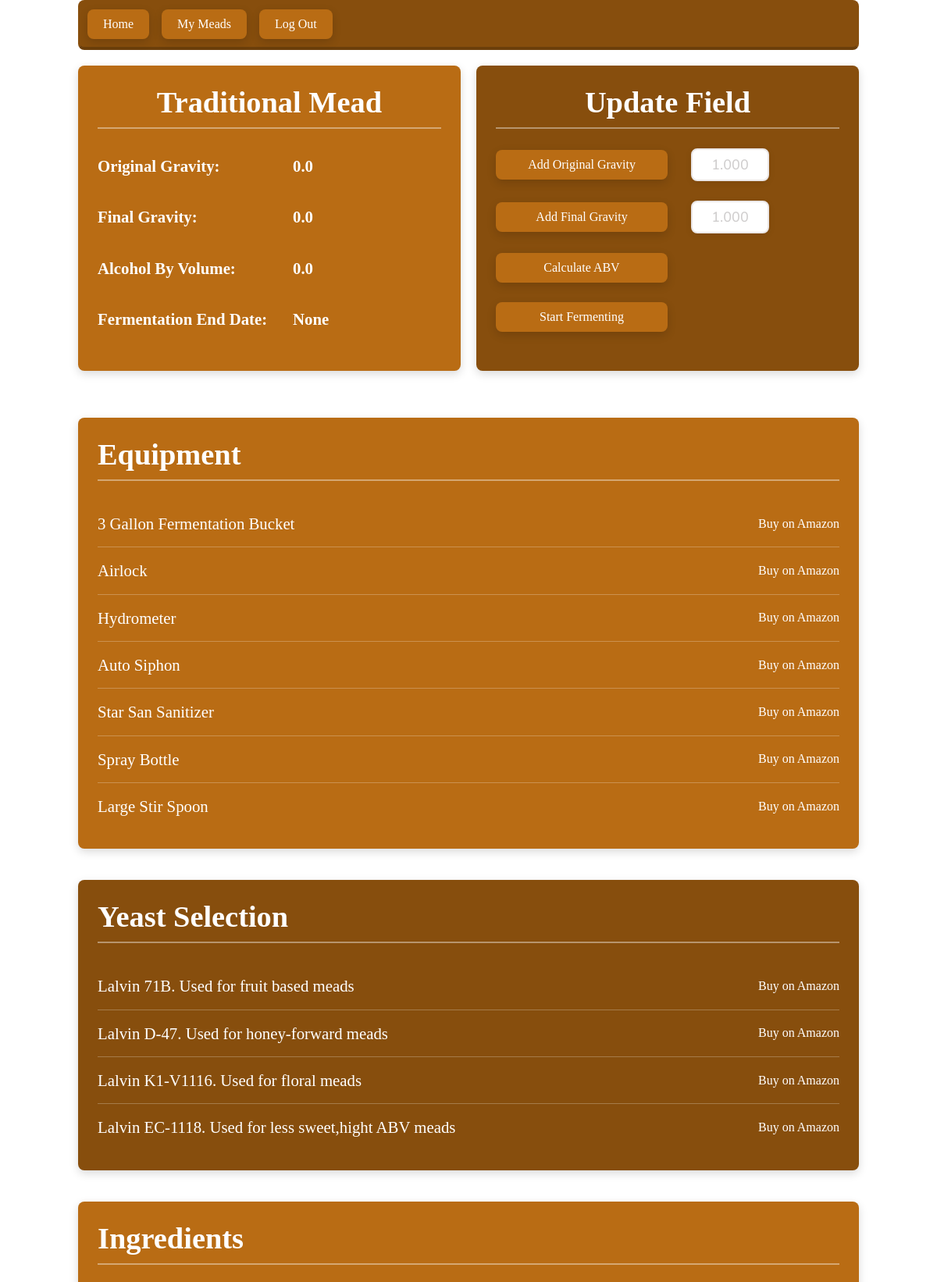
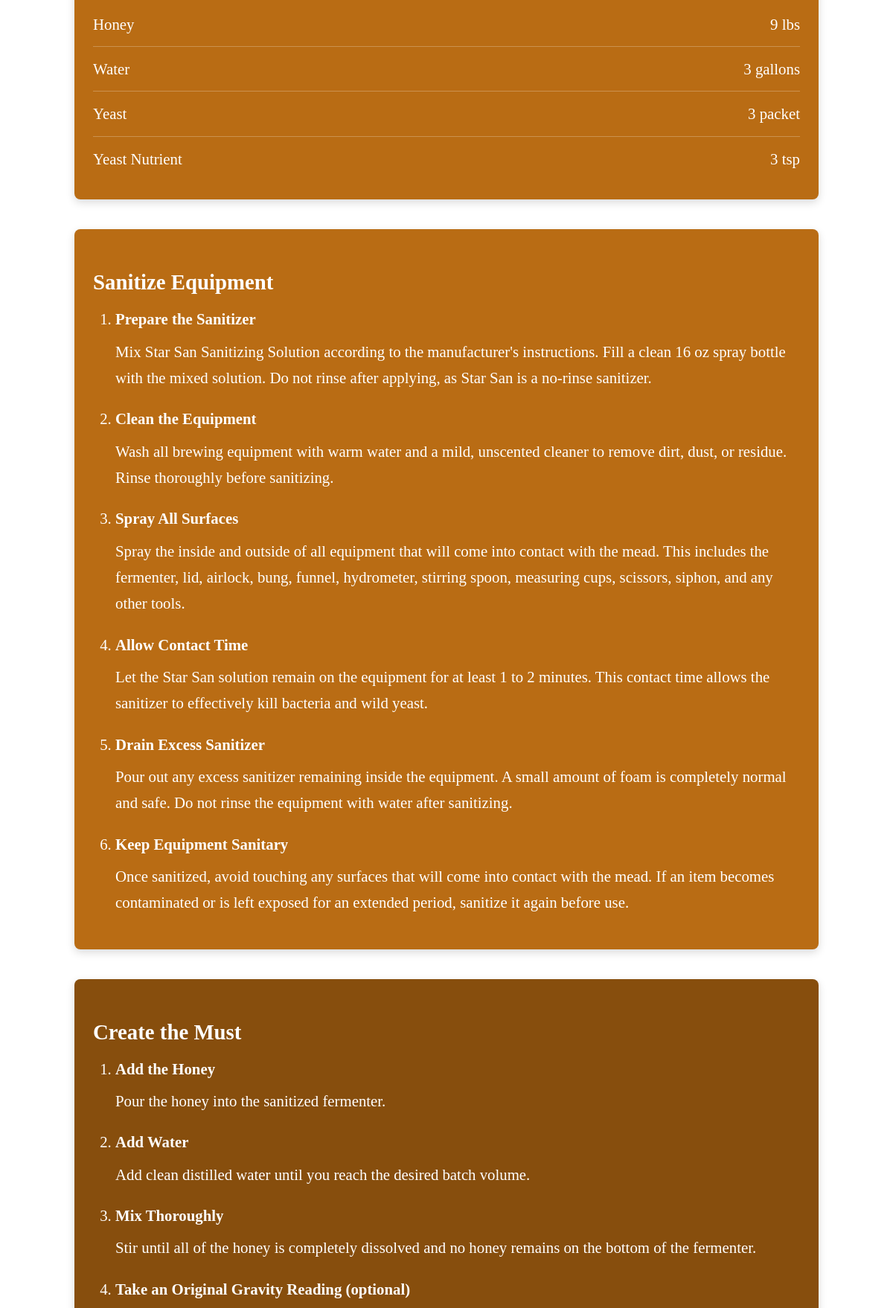
/mead/35/ (signed in, upper part), run on the app's committed database (2 pictures, top to bottom).
### recipes/models.py (models this page shows, shortened)
class Mead(models.Model):
    GALLON_CHOICES = [
        (1, "1 Gallon"),
        (3, "3 Gallons"),
        (5, "5 Gallons"),
    ]
    user = models.ForeignKey(
        settings.AUTH_USER_MODEL,
        on_delete=models.CASCADE,
        related_name="meads"
    )
    name = models.CharField(default="Mead",max_length=50)
    equipment = models.JSONField(default=dict)
    ingredients = models.JSONField(default=dict)
    instructions = models.JSONField(default=dict)
    gallons = models.IntegerField(
        choices=GALLON_CHOICES,
        default=1
    )
    original_gravity = models.FloatField(default=0)
    final_gravity = models.FloatField(default=0)
    alcohol_by_volume = models.FloatField(default=0)
    fermentation_end_date = models.DateField(null=True, blank=True)

### recipes/views.py (the view, shortened to what this page needs)
class MeadDetailView(LoginRequiredMixin, DetailView):
    model = Mead
    template_name = "mead/detail.html"
    context_object_name = "mead"
    def get_queryset(self):
        return Mead.objects.filter(user=self.request.user)

### templates/mead/detail.html (shortened to what this page needs)
{% extends "base.html" %}
{%load static%}
{% block content %}
<div class="section flex">
    <div class="half-section mead-section padding-1">
        <h2 class="center">{{ mead.name }} Mead</h2>
        <h3 class="stat-row">
            <span class="stat-label">Original Gravity:</span>
            <span id="OriginalGravity">{{ mead.original_gravity }}</span>
        </h3>
        <h3 class="stat-row">
            <span class="stat-label">Final Gravity:</span>
            <span id="FinalGravity">{{ mead.final_gravity }}</span>
        </h3>
        <h3 class="stat-row">
            <span class="stat-label">Alcohol By Volume:</span>
            <span id="ABV">{{ mead.alcohol_by_volume }}</span>
        </h3>
        <h3 class="stat-row">
            <span class="stat-label">Fermentation End Date:</span>
            <span id="FermentationEndDate">{{ mead.fermentation_end_date }}</span>
        </h3>
    </div>
    <div class="half-section mead-section padding-1">
        <h2 class="center">Update Field</h2>
        <div class="stat-row">
            <button
                class="mead-button stat-label"
                id="AddOriginalGravityBtn"
                type="button"
                onclick="update_original_gravity()">
                Add Original Gravity
            </button>
            <input
                type="number"
                id="original_gravity"
                step="0.001"
                min="0"
                placeholder="1.000"
            >
        </div>
        <div class="stat-row">
            <button
                class="mead-button stat-label"
                id="AddFinalGravityBtn"
                type="button"
                onclick="update_final_gravity()">
                Add Final Gravity
            </button>
            <input
                type="number"
                id="final_gravity"
                step="0.001"
                min="0"
                placeholder="1.000"
            >
        </div>
        <div class="stat-row">
            <button
                class="mead-button stat-label"
                onclick="calc_abv()">
                Calculate ABV
            </button>
        </div>
        <div class="stat-row">
            <button
                class="mead-button stat-label"
                onclick="start_fermentation()">
                Start Fermenting
            </button>
        </div>
    </div>
</div>
<div class="section">
<section class="mead-section">
    <h2>Equipment</h2>
    {% for name, url in mead.equipment.items %}
    <div class="equipment">
            <span>{{ name|title }}</span>
            <a href="{{ url }}" target="_blank" rel="noopener noreferrer">
                Buy on Amazon
            </a>
        </div>
    {% endfor %}
</section>
<section class="mead-section">
        <h2>Yeast Selection</h2>
        <div class="equipment">
            <span>Lalvin 71B. Used for fruit based meads</span>
            <a href="https://www.amazon.com/Craft-Brew-Ingredients-Fermenting-Supplies/dp/B0C32N4LR7/ref=sr_1_8?crid=1GRCKOAPQPZLK&dib=eyJ2IjoiMSJ9.wspnemROuWEZN65HccSgtDk7KT6BkNDS3BAcCvFfhWrENuNzMwjUEEqFOWxb2bY6qvoHe12MfrkciJRBapOaHN4uTB1u6tvk60-cqnN7fVyW_WjNIegkVVv6IX00A6vbwXeGL5E1Eduucrgve6WIG-LNLSL9Zn8QqPtWdMbGaTTaT-PkNpicbZHU7Y9_HSnp.-rB3V9Pie1Zx2xgwlIdBFTehrYQ2mnh_srjP8y14C3E&dib_tag=se&keywords=lavin+71b&qid=1786948280&sprefix=lavin+71b%2Caps%2C153&sr=8-8"
            target="_blank"
            rel="noopener noreferrer">
                Buy on Amazon
            </a>
        </div>
        <div class="equipment">
            <span>Lalvin D-47. Used for honey-forward meads</span>
            <a
            href="https://www.amazon.com/Lalvin-Yeast-Homebrew-Making-4-5L-23L/dp/B01CA5R96U/ref=sxin_18_pa_sp_search_thematic_sspa?content-id=amzn1.sym.8eb671a2-a903-4c3a-b962-ebb867a4f8f8%3Aamzn1.sym.8eb671a2-a903-4c3a-b962-ebb867a4f8f8&crid=3KURWF9KKLF9Z&cv_ct_cx=lalvin%2Bd47&keywords=lalvin%2Bd47&pd_rd_i=B01CA5R96U&pd_rd_r=50e5c3a0-938b-495d-9ef5-734e11a9f206&pd_rd_w=c7khX&pd_rd_wg=UrIDK&pf_rd_p=8eb671a2-a903-4c3a-b962-ebb867a4f8f8&pf_rd_r=NJQ2C60V04NXK17C3XN6&qid=1786948555&sbo=RZvfv%2F%2FHxDF%2BO5021pAnSA%3D%3D&sprefix=lavin%2Bd47%2Caps%2C217&sr=1-4-6024b2a3-78e4-4fed-8fed-e1613be3bcce-spons&aref=h5yncGvnPT&sp_csd=d2lkZ2V0TmFtZT1zcF9zZWFyY2hfdGhlbWF0aWM&th=1"
            target="_blank"
            rel="noopener noreferrer">
                Buy on Amazon
            </a>
        </div>
        <div class="equipment">
            <span>Lalvin K1-V1116. Used for floral meads</span>
            <a
            href="https://www.amazon.com/Craft-Brew-Traditional-Ingredients-Fermenting/dp/B0C32CCYZ8/ref=sr_1_7?crid=33BYNWR1J21NY&dib=eyJ2IjoiMSJ9.k-OTOnBig08xV0EX2eX3yxRIarPQRQ78KLyMhLCpnfGyP3AYSbb6g6CsoncxMG0gJhwgIKqmy9jJdOrBVKsEdu52AFiin-pp8slBL4uune2WrY_SDIdhGutcRTLeWev1Y0oxct8zaO9VdW_C8vuRk5qiwrciX2TW2D2FwSS-4Fxa1_Emccg9depyJy61n0fkzIDN1vExOtHLH6zOYZI0j7BUw9cqfcJZeEZJN51q7-bfpPNFzpwRBBzJtYhHbFVy0leEqEidLG-zOTaya-alffcAwE5uaXlt3bV81EXjH90.QNHtP2DpS0nZ2_EpT_oB4cZ-trJBdXaSRz4JJzUULOQ&dib_tag=se&keywords=lalvin%2Bk1-v1116&qid=1786948849&sprefix=lalvin%2Bk1-v1116%2Caps%2C229&sr=8-7&th=1"
            target="_blank"
            rel="noopener noreferrer">
                Buy on Amazon
            </a>
        </div>
        <div class="equipment">
            <span>Lalvin EC-1118. Used for less sweet,hight ABV meads</span>
            <a
            href="https://www.amazon.com/Lalvin-EC-1118-Wine-Yeast-Pack/dp/B0BG3GV69Q/ref=sr_1_4_sspa?crid=1VL0VL02ED6R8&dib=eyJ2IjoiMSJ9.NBw5EACE8UZtCk1bUYciyimgGKpdkUGaMW09wOaKc9Jdi3JicHmLjqBAgZTL1cFK9Iwi3edlKXCGhHkbD5WBrzCL5QVAHzXvne-6gjhiTcCHmlgi0gm60IiNeXE6Ps6owPO9xwCwEjPkn1VUwl8ScnFpfrlobnmdhQmfyKOa97O3p0dqyY8InLZN8d9dSaF_h9SBIOXpr7Yc5ME9bxtjivZSWv-BRjBTNTUbJ90gaUSf_9Pg_wrEChf-4wOHpRfLQA3nLwUEeIsZwxdBAgj_NgjSjeyHgffbiEh9h0ofbTg.KvyO6jQpRFRWY4w2lOy0CopI46ezOgRCxx4evMk0G8U&dib_tag=se&keywords=Lalvin+EC-1118&qid=1786949334&rdc=1&sprefix=lalvin+ec-1118%2Caps%2C342&sr=8-4-spons&sp_csd=d2lkZ2V0TmFtZT1zcF9hdGY&psc=1"
            target="_blank"
            rel="noopener noreferrer">
                Buy on Amazon
            </a>
        </div>
</section>
<section class="mead-section">
        <h2>Ingredients</h2>
        {% for name, ingredient in mead.ingredients.items %}
            <div class="ingredient">
                <span>{{ name|title }}</span>
                <span>{{ ingredient.amount }} {{ ingredient.unit }}</span>
            </div>
        {% endfor %}
</section>
    <section>
        {% for section, steps in mead.instructions.items %}
        <div class="mead-section">
            <h3>{{ section }}</h3>
                <ol>
                    {% for title, instruction in steps.items %}
                        <li>
                            <strong>{{ title }}</strong>
                            <p>{{ instruction }}</p>
                        </li>
                    {% endfor %}
                </ol>
        </div>
        {% endfor %}
    </section>
</div>
{% endblock %}

### static/css/style.css (style rules this page uses)
* { margin: 0; padding: 0; box-sizing: border-box; }
body { -ms-overflow-style: none; }
.section { margin-top: 20px; margin-left: var(--width-1); margin-right: var(--width-1); gap: 20px; }
.half-section { flex:1; }
.center { justify-content: center; align-self: center; text-align: center; }
.flex { display: flex; flex-direction: row; }
.padding-1 { padding:var(--pading-1); }
.stat-row { display: flex; align-items: center; gap: 30px; margin-bottom: 25px; }
.stat-label { width: 220px; flex-shrink: 0; }
.mead-button { display: inline-block; padding: var(--pading-1) var(--padding-2); text-decoration: none; color: var(--color-1); font: inherit; border: none; outline: none; appearance: none; -webkit-appearance: none; background: var(--hero-primary); cursor: pointer; border-radius: var(--border-radius-1); box-shadow: 0 4px 12px rgba(0, 0, 0, 0.15); transition: box-shadow 0.2s ease, transform 0.2s ease, background-color 0.2s ease; }
.stat-row input[type="number"] { width: 100px; height: 42px; padding: 8px 12px; font-family: var(--font-primary); font-size: 18px; font-weight: 600; text-align: center; color: var(--color-4); background-color: var(--color-1); border: var(--border-size-1) solid var(--color-2); border-radius: var(--border-radius-1); outline: none; box-shadow: 0 2px 8px rgba(0, 0, 0, 0.08); transition: border-color 0.2s ease, box-shadow 0.2s ease, background-color 0.2s ease; }
.stat-row input[type="number"]::placeholder { color: var(--color-3); font-weight: 500; }
.stat-row input[type="number"] { -moz-appearance: textfield; }

### static/css/mead_info.css (style rules this page uses)
.mead-section { margin-bottom: 40px; padding: 25px; border-radius: var(--border-radius-1); box-shadow: 0 4px 12px rgba(0, 0, 0, 0.15); gap:20px; }
.mead-section:nth-of-type(1) { background-color: var(--hero-primary); }
.mead-section:nth-of-type(2) { background-color: var(--hero-dark); }
.mead-section:nth-of-type(3) { background-color: var(--hero-primary); }
.mead-section h2 { color: var(--color-1); font-size: 2.4rem; font-weight: 800; border-bottom: 2px solid rgba(255, 255, 255, 0.4); padding-bottom: 10px; margin-bottom: 25px; }
.mead-section h3 { color: var(--color-1); font-size: 1.8rem; font-weight: 700; margin: 30px 0 15px; }
.mead-section p, .mead-section li, .mead-section span { color: var(--color-1); font-size: 1.3rem; line-height: 1.7; }
.ingredient { display: flex; justify-content: space-between; align-items: center; padding: 12px 0; border-bottom: 1px solid rgba(255, 255, 255, 0.25); font-size: 1.2rem; }
.equipment { display: flex; justify-content: space-between; align-items: center; padding: 12px 0; border-bottom: 1px solid rgba(255, 255, 255, 0.25); font-size: 1.2rem; }
.equipment span { color: var(--color-1); }
.equipment a { color: var(--color-1); font-size: 1rem; text-decoration: none; transition: opacity 0.2s ease; }
.equipment:last-child { border-bottom: none; }
.ingredient:last-child { border-bottom: none; }
ol { padding-left: 30px; }
li { margin-bottom: 20px; font-size: 1.2rem; }
li p { margin: 8px 0 0; font-size: 1.15rem; line-height: 1.7; }

### data on the page
Mead: name "Traditional", original_gravity "0.0", final_gravity "0.0", alcohol_by_volume "0.0", fermentation_end_date "None"

### other printed values
{{ name|title }} "3 Gallon Fermentation Bucket" "Airlock" "Hydrometer" "Auto Siphon" "Star San Sanitizer" "Spray Bottle" "Large Stir Spoon"
{{ name|title }} "Honey" "Water" "Yeast" "Yeast Nutrient"
{{ ingredient.amount }} "9" "3" "3" "3"
{{ ingredient.unit }} "lbs" "gallons" "packet" "tsp"
{{ section }} "Sanitize Equipment" "Create the Must"
{{ title }} "Prepare the Sanitizer" "Clean the Equipment" "Spray All Surfaces" "Allow Contact Time" "Drain Excess Sanitizer" "Keep Equipment Sanitary" "Add the Honey" "Add Water" "Mix Thoroughly" "Take an Original Gravity Reading (optional)"
{{ instruction }} "Wash all brewing equipment with warm water and a mild, unscented cleaner to remove dirt, dust, or residue. Rinse thoroughly before sanitizing." "Let the Star San solution remain on the equipment for at least 1 to 2 minutes. This contact time allows the sanitizer to effectively kill bacteria and wild yeast." "Pour out any excess sanitizer remaining inside the equipment. A small amount of foam is completely normal and safe. Do not rinse the equipment with water after sanitizing." "Once sanitized, avoid touching any surfaces that will come into contact with the mead. If an item becomes contaminated or is left exposed for an extended period, sanitize it again before use." "Pour the honey into the sanitized fermenter." "Add clean distilled water until you reach the desired batch volume." "Stir until all of the honey is completely dissolved and no honey remains on the bottom of the fermenter."
